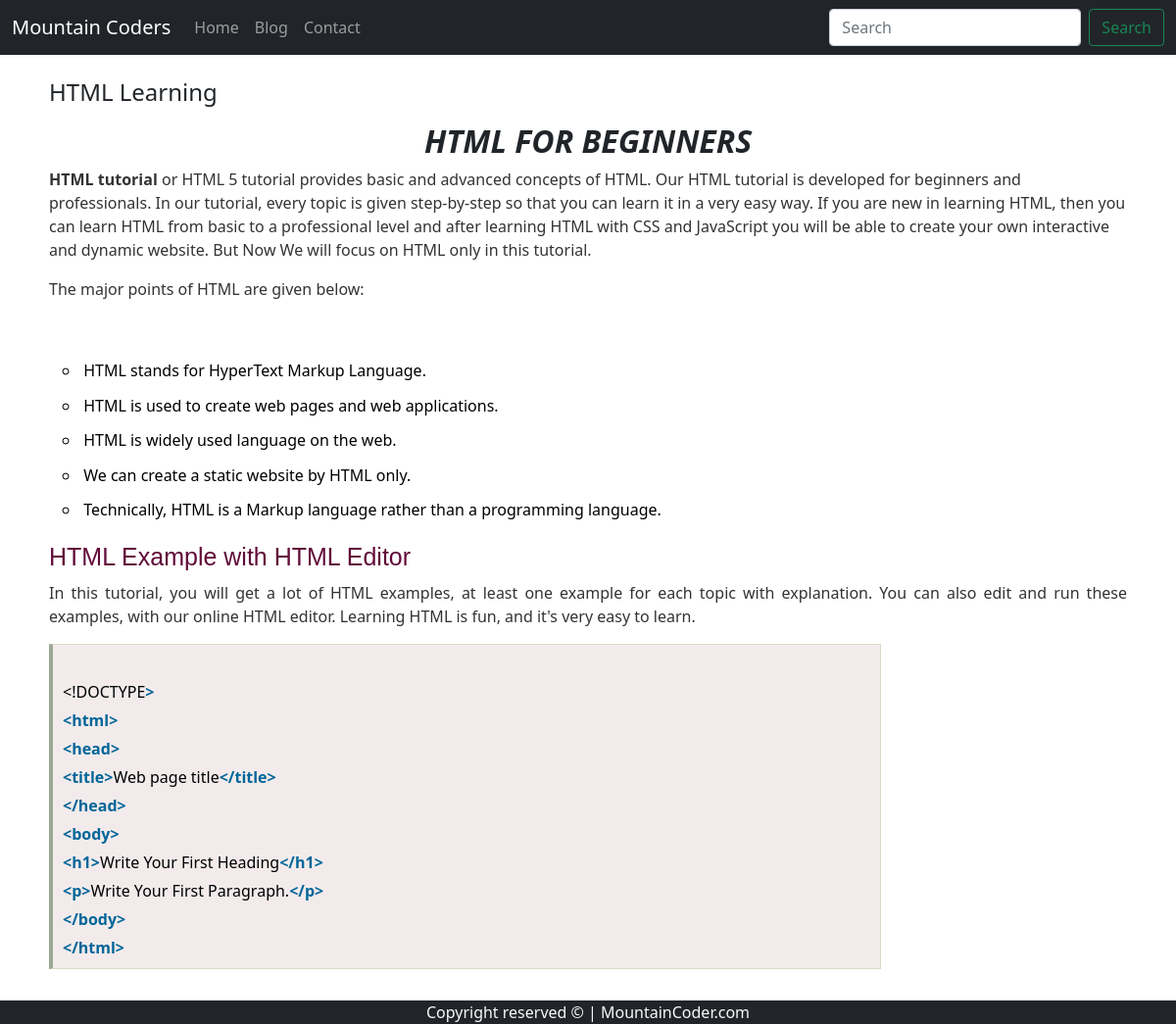
/blogpost/html, run on the app's committed database.
### blog/models.py (models this page shows, shortened)
class Blog(models.Model):
    sno=models.AutoField(primary_key=True)
    title=models.CharField(max_length=200)
    content=models.TextField()
    content_dec=models.CharField(max_length=245,default='.....')
    slug=models.CharField(max_length=100)
    time=models.DateTimeField(auto_now_add=True)

### blog/views.py (the view)
# urls.py: path('blogpost/<str:slug>', views.blogpost, name='blogpost'),
def blogpost(request,slug):
    blog=Blog.objects.filter(slug=slug).first()
    context={"blog":blog}
    return render(request,'blogpost.html',context)

### templates/blogpost.html
{% extends 'base.html' %}
{% block body %}
<div class="container">
    <div class="media-body p-2 my-2">
      <h4 class="media-heading my-2">{{blog.title}}</h4>
      <p>{{blog.content|safe}}</p>
    </div>
</div>
{% endblock body %}

### data on the page
Blog: title "HTML Learning", content "HTML FOR BEGINNERS HTML tutorial or HTML 5 tutorial provides basic and advanced concepts of HTML. Our HTML tutorial is developed for beginners and professionals. In our tutorial, every topic is given step-by-step so that you can learn it in a very easy way. If you are new in learning HTML, then you can learn HTML from basic to a professional level and after learning HTML with CSS and JavaScript you will be able to create your own interactive and dynamic website. But Now We will focus on HTML only in this tutorial. The major points of HTML are given below: HTML stands for HyperText Markup Language. HTML is used to create web pages and web applications. HTML is widely used language on the…"
